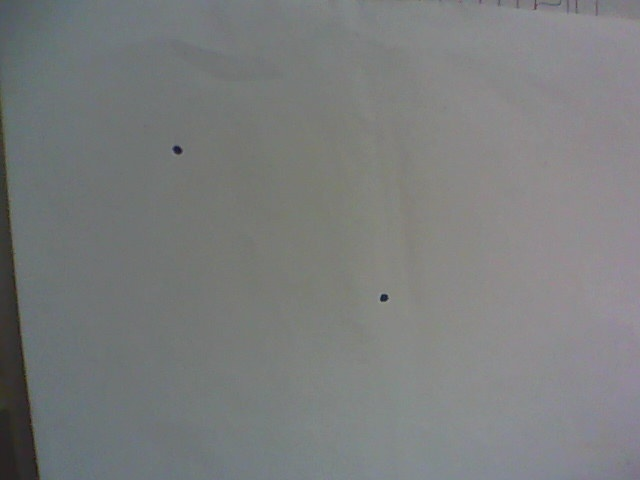
#> input picture images/test2.jpg, 640 x 480 px, found by its file name
$ jupyter execute --allow-errors 'assd_notebook(1).ipynb'
#> lines starting #> are read from the running program, lines starting #| are printed output that depends on the picture; after the words box and inside, x2 and y2 are one past the last pixel; in counts of white or black regions, pixels touching at a corner belong together
[cell 1]
import cv2
import numpy as np
import matplotlib.pyplot as plt
import math

[cell 2]
def image_resize(image, width = None, height = None, inter = cv2.INTER_AREA):
    dim = None
    (h, w) = image.shape[:2]

    if width is None and height is None:
        return image

    if width is None:
        r = height / float(h)
        dim = (int(w * r), height)
    else:
        r = width / float(w)
        dim = (width, int(h * r))

    resized = cv2.resize(image, dim, interpolation = inter)

    return resized

def map_points(points):
    points = points.reshape((4,2))
    p_new = np.zeros((4,2),dtype = np.float32)

    add = points.sum(1)
    p_new[0] = points[np.argmin(add)]
    p_new[2] = points[np.argmax(add)]

    diff = np.diff(points,axis = 1)
    p_new[1] = points[np.argmin(diff)]
    p_new[3] = points[np.argmax(diff)]

    return p_new

def midpoint(p1, p2):
    mid = tuple([((p1[0] + p2[0])//2), ((p1[1] + p2[1])//2)])
    return mid

[cell 3]
image = cv2.imread("/content/WhatsApp Image 2023-08-19 at 2.33.20 PM.jpeg")
#> (the rest of this cell did not finish here and is left out)

[cell 4]
cv2.circle(image, (80, 95), 5, (255, 0, 0), -1)
cv2.circle(image, (455, 20), 5, (255, 0, 0), -1)
cv2.circle(image, (10, 475), 5, (255, 0, 0), -1)
cv2.circle(image, (500, 500), 5, (255, 0, 0), -1)

#> (the rest of this cell did not finish here and is left out)

#> (a cell that did not finish here is left out)

[cell 6]
img2 = cv2.imread("test2.jpg")
#> img2 is the input picture: shape (480, 640, 3); mean B, G, R 124.7, 124.6, 122.5
img2 = image_resize(img2, 512, 512)
output = img2.copy()
gray2 = cv2.cvtColor(img2, cv2.COLOR_BGR2GRAY)
_, thBinary = cv2.threshold(gray2, 127, 255, cv2.THRESH_BINARY)
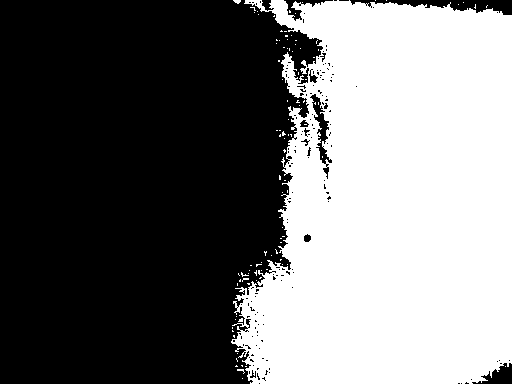
#> thBinary: shape (384, 512); 44.6% white; 99 white regions (97 under 20 px), largest, box (x1, y1, x2, y2) and area: (231, 0, 512, 384) 87351, (233, 0, 241, 4) 22
thAdaptive = cv2.adaptiveThreshold(gray2, 255, cv2.ADAPTIVE_THRESH_GAUSSIAN_C, cv2.THRESH_BINARY, 11, 2)
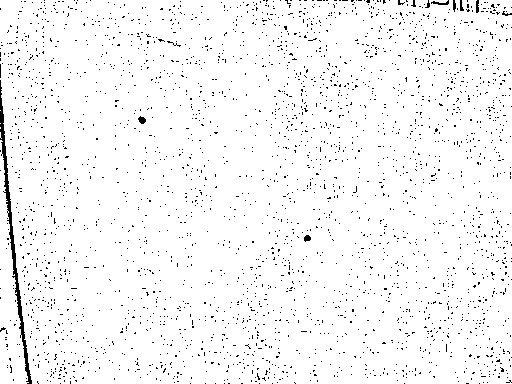
#> thAdaptive: shape (384, 512); 96.7% white; black in thin lines or dots

plt.imshow(gray2, cmap="gray")

$ run again, with images/test.jpg copied over images/test2.jpg
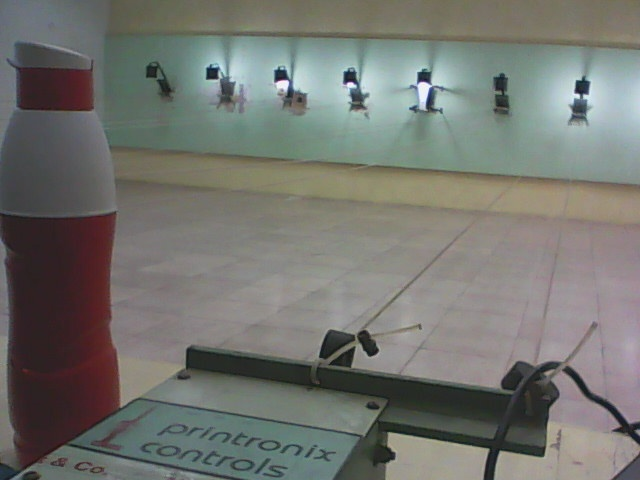
#> input picture images/test.jpg, 640 x 480 px, found by its file name
#> img2 is the input picture: shape (480, 640, 3); mean B, G, R 111.7, 116.9, 115.5
#> `_, thBinary = cv2.threshold(gray2, 127, 255, cv2.THRESH_BINARY)`:
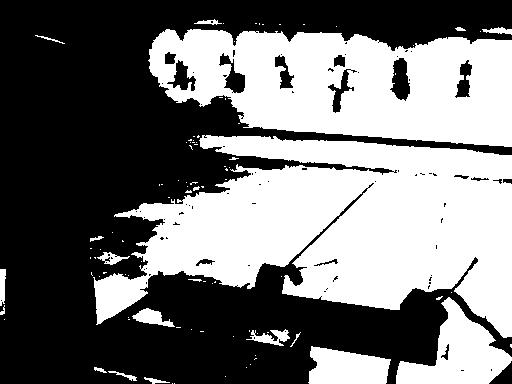
#> thBinary: shape (384, 512); 45.5% white; 94 white regions (74 under 20 px), largest, box (x1, y1, x2, y2) and area: (93, 135, 512, 338) 50270, (148, 29, 512, 147) 30046, (396, 297, 512, 384) 4806
#> `thAdaptive = cv2.adaptiveThreshold(gray2, 255, cv2.ADAPTIVE_THRESH_GAU..`:
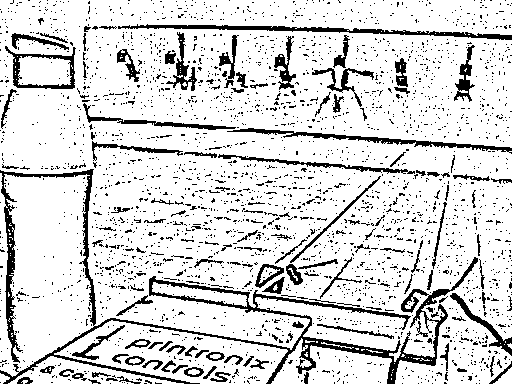
#> thAdaptive: shape (384, 512); 84.7% white; 2739 black regions (2596 under 20 px), largest, box (x1, y1, x2, y2) and area: (0, 169, 478, 384) 7317, (118, 24, 512, 40) 1511, (227, 128, 512, 154) 1113
